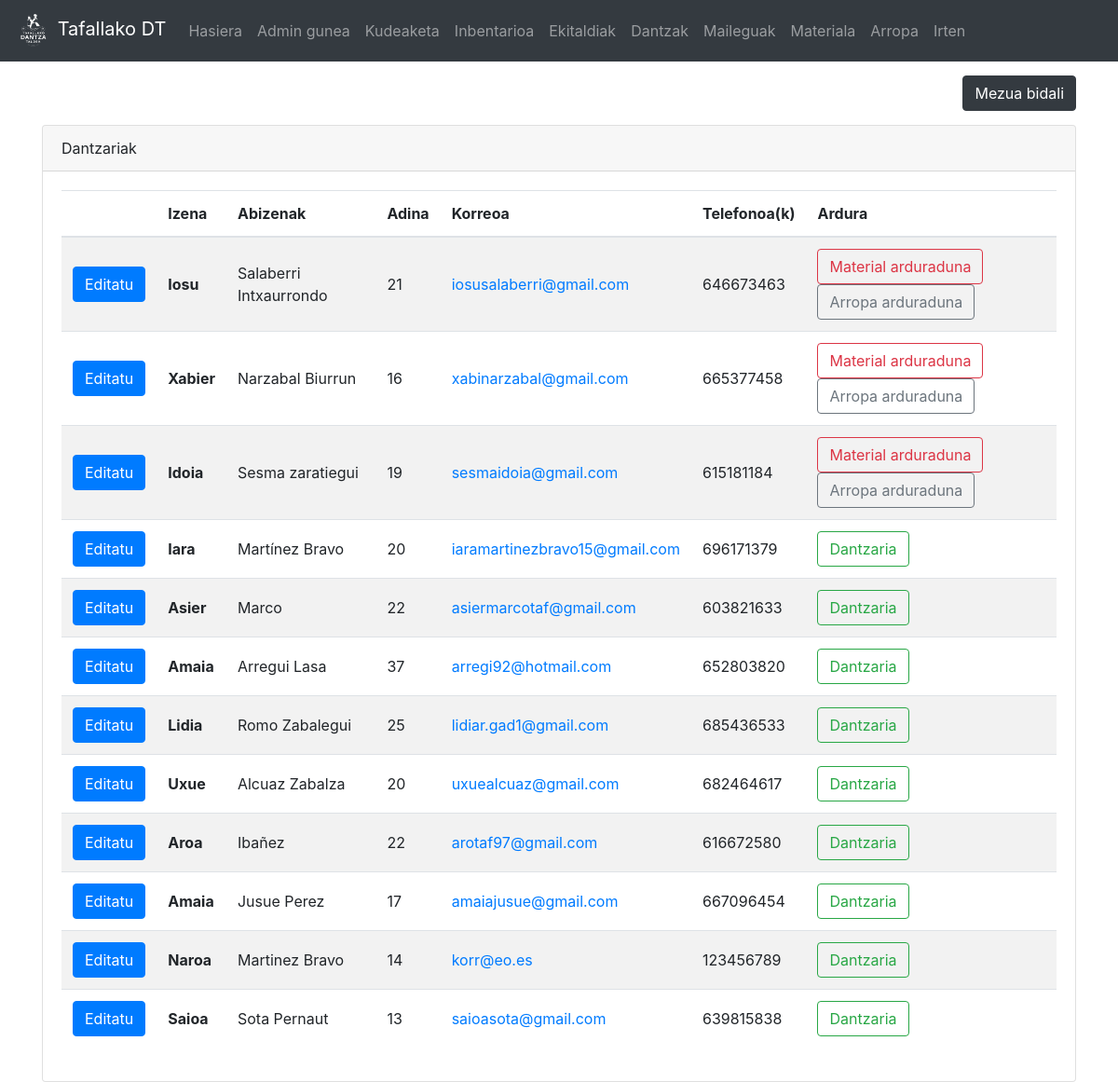
The app's page /dashboard (signed in), older data.
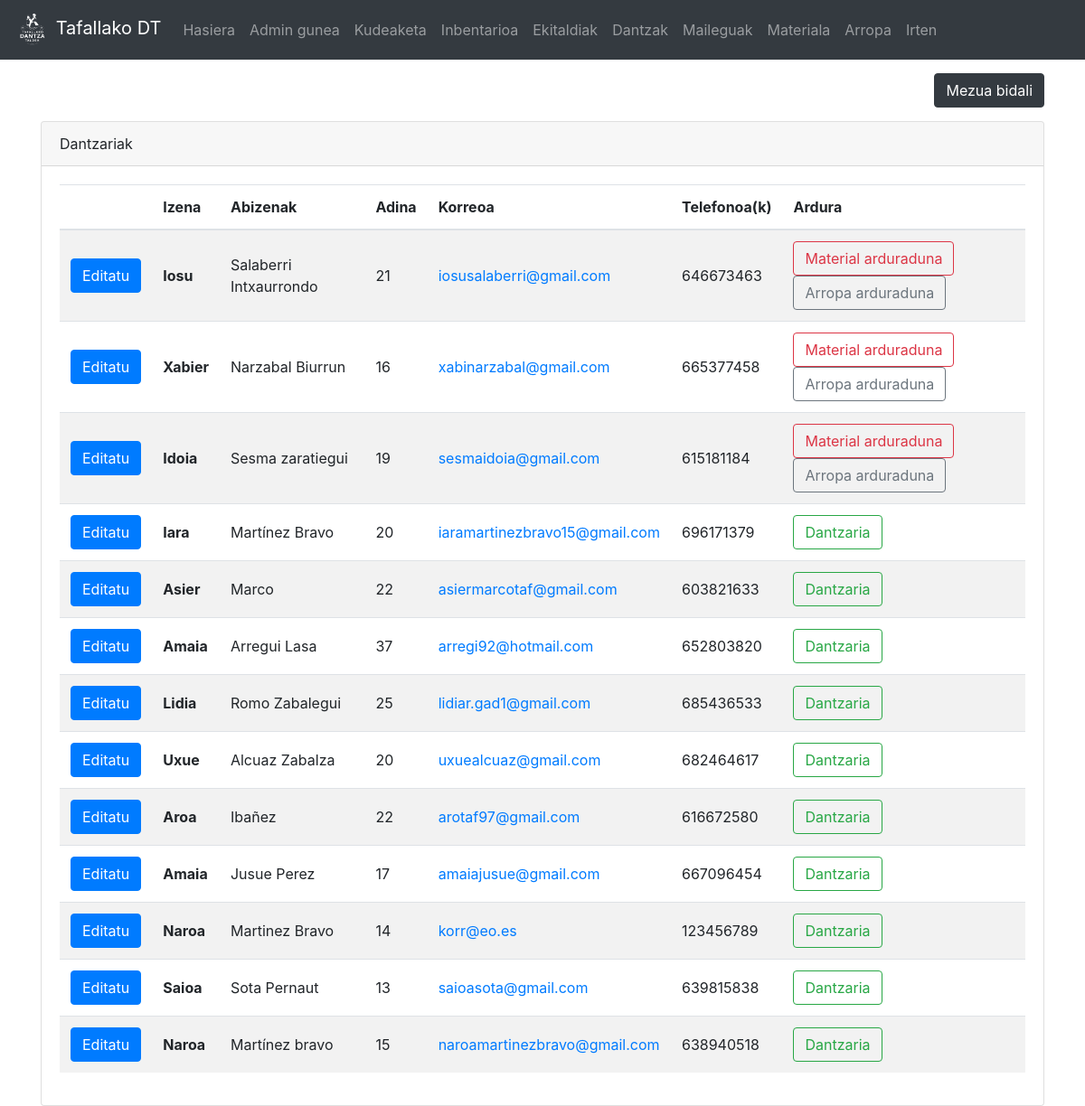
The same page, newer data.
### dantza/models.py (models this page shows, shortened)
class Dantzaria(models.Model):
	user = models.OneToOneField(User, on_delete=models.CASCADE)
	izena = models.CharField(max_length=50)
	abizenak = models.CharField(max_length=200)
	jaiotze_data = models.DateTimeField('jaiotze data')
	email = models.CharField(max_length=100)
	def adina(self):
		today = date.today()
		return today.year - self.jaiotze_data.year - ((today.month, today.day) < (self.jaiotze_data.month, self.jaiotze_data.day))
	def telefonoak(self):
		t_list = Telefono.objects.filter(dantzari=self)
		return ', '.join(str(e.zenbakia) for e in t_list)
	def is_materialArduraduna(self):
		return self.user.groups.filter(name='material_arduradunak').exists()
	def is_arropaArduraduna(self):
		return self.user.groups.filter(name='arropa_arduradunak').exists()

class Telefono(models.Model):
	zenbakia = models.IntegerField()
	dantzari = models.ForeignKey(Dantzaria, on_delete=models.CASCADE)

### dantza/views.py (the view, shortened to what this page needs)
# urls.py: path('dashboard', views.dashboard, name = 'dashboard'),
@login_required(login_url='/login')
def dashboard(request):
	dantzari_list = Dantzaria.objects.all()
	maileguak = Mailegua.objects.filter(itzulita=False)
	return render(request,'dantza/dashboard.html',{'d_list':dantzari_list, 'mail_list':maileguak, 'h_list': HARTZAILEA})

### dantza/templatetags/auth_extras.py (called while the page is built)
@register.filter(name='has_group')
def has_group(user, group_name):
    return user.groups.filter(name=group_name).exists()

### templates/dantza/dashboard.html (shortened to what this page needs)
{% extends "dantza/base.html" %}
{% block edukia %}
<div class="container">
	<div class="clearfix">
		<button style="margin-top: 15px;" type="button" class="btn btn-dark float-right" data-toggle="modal" data-target="#mezua">
		  Mezua bidali
		</button>
	</div>
	{% if request.user.is_superuser %}
	<div class="card" style="margin-top:15px">
		<div class="card-header">Dantzariak</div>
		<div class="card-body">
	{% if d_list %}
	<div class="table-responsive">
		<table class="table table-hover table-striped">
		  <thead>
			<tr>
								<th scope="col"></th>
			  <th scope="col">Izena</th>
			  <th scope="col">Abizenak</th>
			  <th scope="col">Adina</th>
			  <th scope="col">Korreoa</th>
				<th scope="col">Telefonoa(k)</th>
				<th scope="col">Ardura</th>
			</tr>
		  </thead>
		  <tbody>
		{% for d in d_list %}
			  <tr>
				  <td style="vertical-align:middle;"><a href="/dantzari/{{ d.pk }}/" class="btn btn-primary">Editatu</a></td>
				  <th scope="row" style="vertical-align:middle;">{{ d.izena }}</th>
				  <td style="vertical-align:middle;">{{ d.abizenak }}</td>
				  <td style="vertical-align:middle;">{{ d.adina }}</td>
				  <td style="vertical-align:middle;"><a href="mailto:{{ d.email }}">{{ d.email }}</a></td>
				  <td style="vertical-align:middle;">{{ d.telefonoak }}</td>
				  <td>
					  {% if not d.is_materialArduraduna and not d.is_arropaArduraduna %}
					  <div class="btn btn-outline-success">Dantzaria</div>
					  {% endif %}
					  {% if d.is_materialArduraduna %}
					  <div class="btn btn-outline-danger">Material arduraduna</div>
					  {% endif %}
					  {% if d.is_arropaArduraduna %}
					  <div class="btn btn-outline-secondary">Arropa arduraduna</div>
					  {% endif %}
				  </td>
			  </tr>
		{% endfor %}
			</tbody>
</table>
			</div>
	{% else %}
		Oraindik ez dago dantzaririk<br/>
			<small>Dantzari berriak sortzeko, saioa itxi eta erregistratu</small>
	{% endif %}
		</div>
</div>
</div>
{% endif %}
{% endblock edukia %}

### templates/dantza/base.html (shortened to what this page needs)
<!doctype html>
<html lang="en">
  <head>
    <link rel="stylesheet" href="https://stackpath.bootstrapcdn.com/bootstrap/4.3.1/css/bootstrap.min.css">
  </head>
  <body>
		<nav class="navbar navbar-expand-lg navbar-dark bg-dark">
		  <a class="navbar-brand" href="/">
			  {% load static %}
			  <img src="{% static "logo.png" %}" width="40" height="40" alt="[logo]">
			  Tafallako DT</a>
		  <div class="collapse navbar-collapse" id="navbarNavAltMarkup">
			<div class="navbar-nav">
			  <a class="nav-item nav-link" href="/">Hasiera <span class="sr-only">(current)</span></a>
				{% if request.user.is_authenticated %}
					{% if request.user.is_superuser %}
						<a class="nav-item nav-link" href="/admin" target="_blank">Admin gunea</a>
						<a class="nav-item nav-link" href="/dashboard">Kudeaketa</a>
					{% else %}
						{% load auth_extras %}
					{% endif %}
					<a class="nav-item nav-link" href="/inbentarioa">Inbentarioa</a>
					<a class="nav-item nav-link" href="/ekitaldiak">Ekitaldiak</a>
					<a class="nav-item nav-link" href="/dantzak">Dantzak</a>
					{% if request.user.is_superuser or request.user|has_group:"material_arduradunak" or request.user|has_group:"arropa_arduradunak" %}
						<a class="nav-item nav-link" href="/maileguak">Maileguak</a>
					{% endif %}
					{% if request.user|has_group:"material_arduradunak" %}
						<a class="nav-item nav-link" href="/materiala">Materiala</a>
					{% endif %}
					{% if request.user|has_group:"arropa_arduradunak" %}
						<a class="nav-item nav-link" href="/arropa">Arropa</a>
					{% endif %}
					<a class="nav-item nav-link" href="/logout">Irten</a>
				{% else %}
			  		<a class="nav-item nav-link" href="/signup">Erregistratu</a>
			  		<a class="nav-item nav-link" href="/login">Login egin</a>
				{% endif %}
			</div>
		  </div>
		</nav>
	  <div class="container-fluid">
    {% block edukia%}
	{% endblock edukia %}
	  </div>
  </body>
</html>

Row changes from the older to the newer data that the page shows:
added Dantzaria: izena "Naroa", abizenak "Martínez bravo", adina "15", email "naroamartinezbravo@gmail.com", telefonoak "638940518", shows "Dantzaria"
